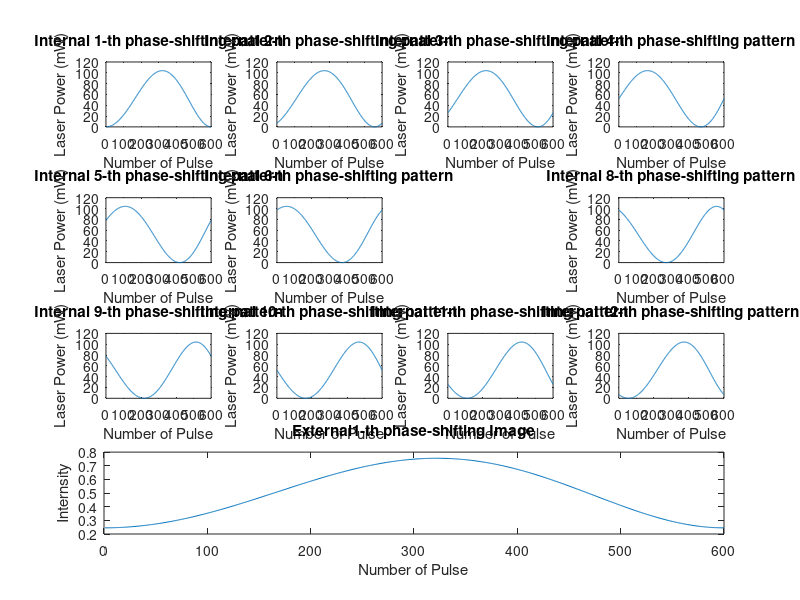
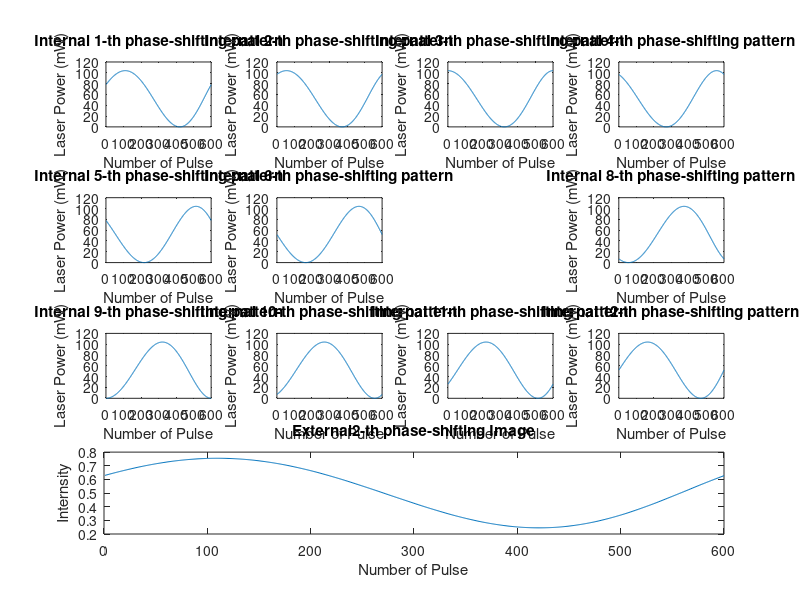
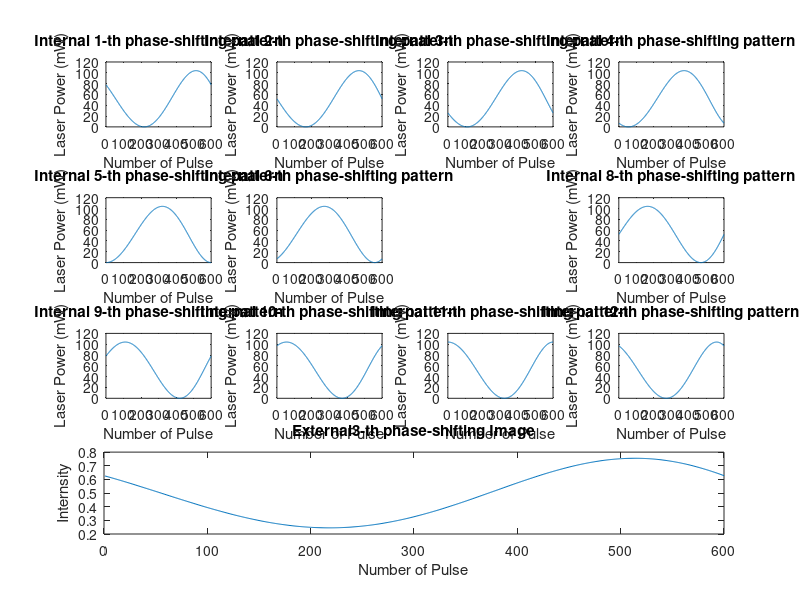

The MATLAB script that drew these images, in order:
%%%%%%%%%%%%%%%%%%%%%%%%%%%% Voltage data generation of the proposed projection method %%%%%%%%%%%%%%%%%%%%%%%%%%%%

%%%%%%%%%%%%%%%%%%%%%%%%%%%%% document description %%%%%%%%%%%%%%%%%%%%%%%%%%%%%
%   A、Function: Voltage data generation of the proposed projection method.
%   B、description：
%     1. The output power is controlled by modulating the laser voltage, thereby changing the laser light intensity.
%     2. Laser voltage control mode: angle pulse voltage modulation
%     3. Generate a coe file
%     4. The frequency is 1, internal number of steps is N2=12, and external number of steps is N1=3. 
%     5. Update the relationship between voltage and optical power, update the voltage data to 700 points, and update the optical power to 0-104mW

%%%%%%%%%%%%%%%%%%%%%%%%%%%%% code %%%%%%%%%%%%%%%%%%%%%%%%%%%%%
%%%%%%%%%%%% 1、Initialization and Variable Definition
clc; clear; close all;
f = 1;           % Number of stripes
N=12;
P_max = 104;              
P_min = 0;                
a=[5.86964588117397e-10	-1.30288492319589e-07	1.14243270722708e-05	-0.000415094802379048	0.0246249265443986	0.533180106832970];
Q = 1024;                 % The quantization level is 10 bits
Voltage_Quantitative=10;  % The voltage output range is -5V to +5V
alpha_max = 30;           % Maximum scanning angle of laser in one direction: 30 °
alpha_interval = 0.05;    % Angle marker pulse: 0.05 °
pulse_max=alpha_max/alpha_interval;     % Maximum number of angular pulses
pulse_id = 1:pulse_max;                 % Cumulative number of current angle pulses: 1~600 (vector)
alpha=alpha_interval*pulse_id';         % Current laser angle: 0.05 °~30 °
Num_data=700;            % The amount of data required for each phase shift map: 700
%%%%%%%%%%%% 2、Prefix description of coe file
savepath='..\Result\Proposed_Projection_Method.coe';
fid = fopen(savepath, 'w');
fprintf(fid, 'memory_initialization_radix=10;\n');
fprintf(fid, 'memory_initialization_vector =\n') ;
fclose(fid);

%%%%%%%%%%%% 3、algorithm
N1=3;
N2=12;
A=0.5*P_max;
B=0.5*P_max;
%%%Exposure time setting
c=10;   % c is a scaling factor that makes the number of scans as integer as possible.
k2=1:N2;
k2_ideal_scanning_number=c*(cos(2*(k2-1)*pi/N2)+1);  % +1 To make the number of scans not negative. A total of c * N2 patterns were scanned without considering rounding errors.
k2_scanning_number=round(k2_ideal_scanning_number);
scanning_total_number=sum(k2_scanning_number);
k2_difference=k2_ideal_scanning_number-k2_scanning_number;
c2=N2*c/2; c3=0;  % c is a scaling factor that makes the number of scans as integer as possible.
for k2=1:N2
    c2=c2-cos(2*(k2-1)*pi/N2)*k2_difference(k2);
    c3=c3+sin(2*(k2-1)*pi/N2)*k2_difference(k2);
end
fprintf(" Total_scanning_number=%d \n k2_scanning_number=",scanning_total_number);
fprintf("%d,", k2_scanning_number);
fprintf("\n c2=%d, c3=%d \n ",c2,c3);
%%%data generating
for i=1:length(N1)
    for j=1:length(f)
        for k1=1:1:N1(i)
            I_k1=0;
            figure('name',['The external number of steps:',num2str(N1(i)),', ','Frequency:',num2str(f(j)),',','Step:',num2str(k1)]);
            for k2=1:1:N2
                if k2_scanning_number(k2)==0
                    continue;   %%%% When the number of scans is 0, the data of this phase shift map is not written.
                end 
                P = A + B*cos(2*pi*f(j)*tand(alpha)/tand(alpha_max)+2*(k1-1)*pi/N1(i)+2*(k2-1)*pi/N2 - pi);
                P = P*(P_max-P_min)/P_max + P_min;
                %Convert power into voltage using the functional relationship between U-P (calibration of the relationship function)
                U=a(1)*P.^5+a(2)*P.^4+a(3)*P.^3+a(4)*P.^2+a(5)*P+a(6);
                U_data=[round(-U*Q/Voltage_Quantitative + Q/2);512*ones(Num_data-pulse_max,1)]; 
                %%% data saving
                fid = fopen(savepath,'a+');
                for data_line = 1:1:Num_data
                    fprintf(fid,'%d,\n',U_data(data_line));
                end
                fclose(fid);
                %%% Drawing&determining whether the data meets the requirements
                subplot(4,4,k2);plot(P);title(['Internal ',num2str(k2),'-th phase-shifting pattern']);xlabel('Number of Pulse');ylabel('Laser Power (mW)');
                I_k1=I_k1+P*k2_scanning_number(k2);
            end
            subplot(4,4,13:16);plot(I_k1/P_max/scanning_total_number);title(['External',num2str(k1),'-th phase-shifting Image']);xlabel('Number of Pulse');ylabel('Internsity');
        end
    end
end
